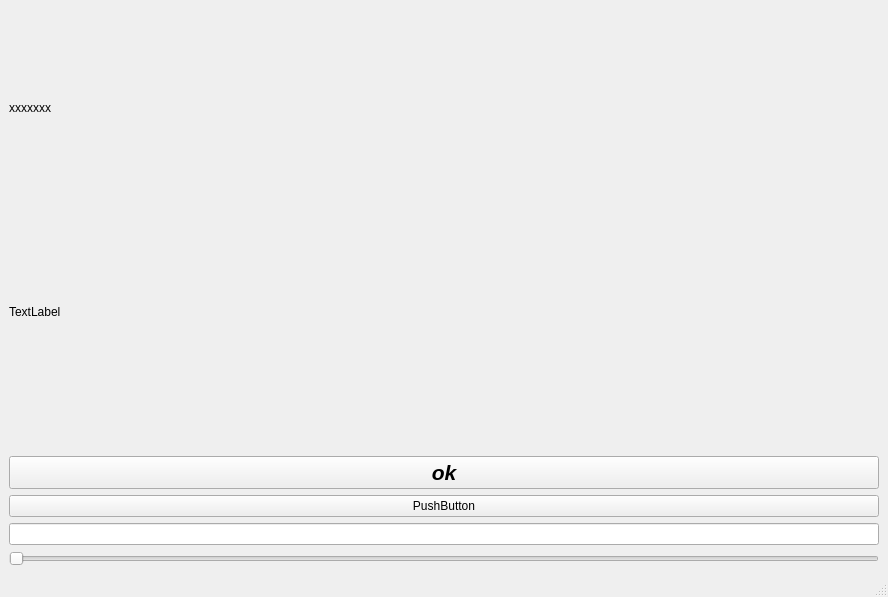
<?xml version="1.0" encoding="UTF-8"?>
<ui version="4.0">
 <class>MainWindow</class>
 <widget class="QMainWindow" name="MainWindow">
  <property name="geometry">
   <rect>
    <x>0</x>
    <y>0</y>
    <width>888</width>
    <height>597</height>
   </rect>
  </property>
  <property name="windowTitle">
   <string>MainWindow</string>
  </property>
  <widget class="QWidget" name="centralwidget">
   <layout class="QVBoxLayout" name="verticalLayout">
    <item>
     <widget class="QLabel" name="titulo_principal">
      <property name="text">
       <string>xxxxxxx</string>
      </property>
     </widget>
    </item>
    <item>
     <widget class="QLabel" name="label_2">
      <property name="text">
       <string>TextLabel</string>
      </property>
     </widget>
    </item>
    <item>
     <spacer name="verticalSpacer">
      <property name="orientation">
       <enum>Qt::Vertical</enum>
      </property>
      <property name="sizeType">
       <enum>QSizePolicy::Preferred</enum>
      </property>
      <property name="sizeHint" stdset="0">
       <size>
        <width>20</width>
        <height>40</height>
       </size>
      </property>
     </spacer>
    </item>
    <item>
     <widget class="QPushButton" name="pushButton">
      <property name="font">
       <font>
        <family>Arial</family>
        <pointsize>16</pointsize>
        <weight>75</weight>
        <italic>true</italic>
        <bold>true</bold>
       </font>
      </property>
      <property name="text">
       <string>ok</string>
      </property>
      <property name="iconSize">
       <size>
        <width>7</width>
        <height>10</height>
       </size>
      </property>
      <property name="autoDefault">
       <bool>true</bool>
      </property>
     </widget>
    </item>
    <item>
     <widget class="QPushButton" name="pushButton_2">
      <property name="text">
       <string>PushButton</string>
      </property>
     </widget>
    </item>
    <item>
     <widget class="QLineEdit" name="lineEdit"/>
    </item>
    <item>
     <widget class="QSlider" name="horizontalSlider">
      <property name="orientation">
       <enum>Qt::Horizontal</enum>
      </property>
     </widget>
    </item>
   </layout>
  </widget>
  <widget class="QStatusBar" name="statusbar"/>
 </widget>
 <resources/>
 <connections/>
</ui>
